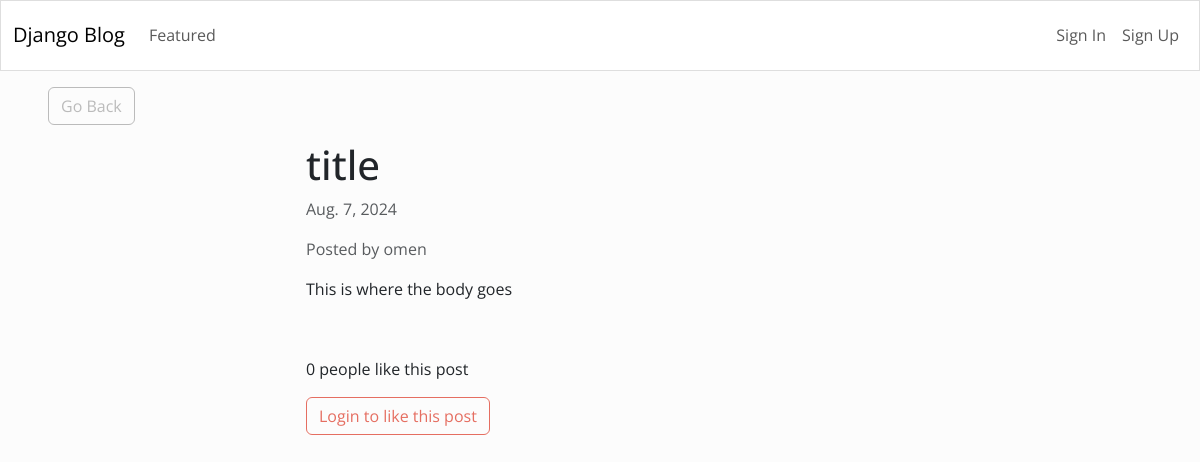
The app's page /5/ with its own data.
### blog/models.py (models this page shows)
class Article(models.Model):
	title = models.CharField(max_length=255)
	content = HTMLField() # loads tinyMCE content field
	date = models.DateField(auto_now_add=True) # sets date to current date
	author = models.ForeignKey(User, on_delete=models.CASCADE)
	featured = models.BooleanField(default=False)
	likes = models.ManyToManyField(User, related_name='likes', blank=True)

### blog/views.py (the view)
# urls.py: path('<int:pk>/', DetailArticleView.as_view(), name='detail_article'),
class DetailArticleView(DetailView):
	model = Article
	template_name = 'blog/blog_post.html'
	def get_context_data(self, *args, **kwargs):
		context = super(DetailArticleView, self).get_context_data(*args, **kwargs)
		context['liked_by_user'] = False
		article = Article.objects.get(id=self.kwargs.get('pk')) # what does kwargs do?
		if article.likes.filter(pk=self.request.user.id).exists():
			context['liked_by_user'] = True
		return context

### blog/templates/blog/blog_post.html (shortened to what this page needs)
{% extends 'blog/base.html' %}
{% block content %}
<div class="row">
	<div class="col-md-4 col-12 mx-md-5 mx-2 mt-md-3 my-3">
		<a class="btn btn-outline-secondary" href="{% url 'index' %}">Go Back</a>
	</div>
</div>
<div class="row">
	<div class="col-md-6 col-11 mx-md-auto mb-3 pb-2 mx-3">
		<h1>{{ object.title }}</h1>
		<p class="text-muted">{{ object.date }}</p>
		<p class="text-muted">Posted by {{ object.author.username }}</p>
		<div>
			{{ object.content|safe }}
		</div>
	</div>
</div>
<div class="row my-3">
	<div class="col-md-6 col-12 mx-md-auto mx-3">
		{% if object.likes.count == 1 %}
			<p>{{ object.likes.count }} person likes this post</p>
		{% else %}
			<p>{{ object.likes.count }} people like this post</p>
		{% endif %}
		{% if request.user.is_authenticated %}
			{% if liked_by_user %}
				<form method="POST" action="{% url 'like_article' object.id %}">
					{% csrf_token %}
					<button class="btn btn-outline-primary"><ion-icon name="heart-dislike-outline"></ion-icon> Unlike this post</button>
				</form>
			{% else %}
				<form method="POST" action="{% url 'like_article' object.id %}">
					{% csrf_token %}
					<button class="btn btn-outline-primary"><ion-icon name="heart-outline"></ion-icon> Like this post</button>
				</form>
			{% endif %}
		{% else %}
			<button class="btn btn-outline-primary" disabled> Login to like this post</button>
		{% endif %}
	</div>
</div>
{% endblock content %}

### records on screen
Article: title "title", date "Aug. 7, 2024", author.username "omen", content "This is where the body goes", likes.count "0"
